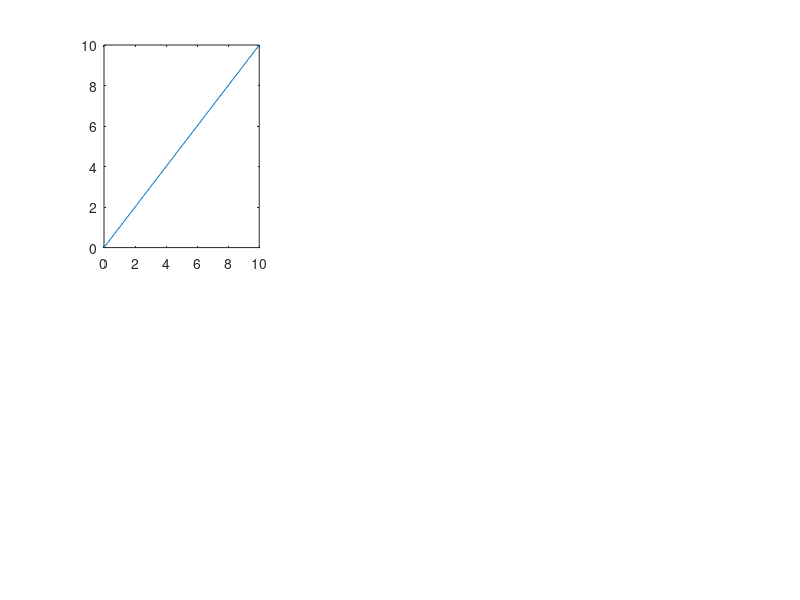

Recreate this plot in MATLAB.
x = linspace(0,10);

y1 = x;
y2 = x.^2;
y3 = abs(x);
y4 = sqrt(x);
y5 = sin(x) + x;
y6 = x - x.^2;

subplot(2,3,1);
plot(y1,x);
title('')